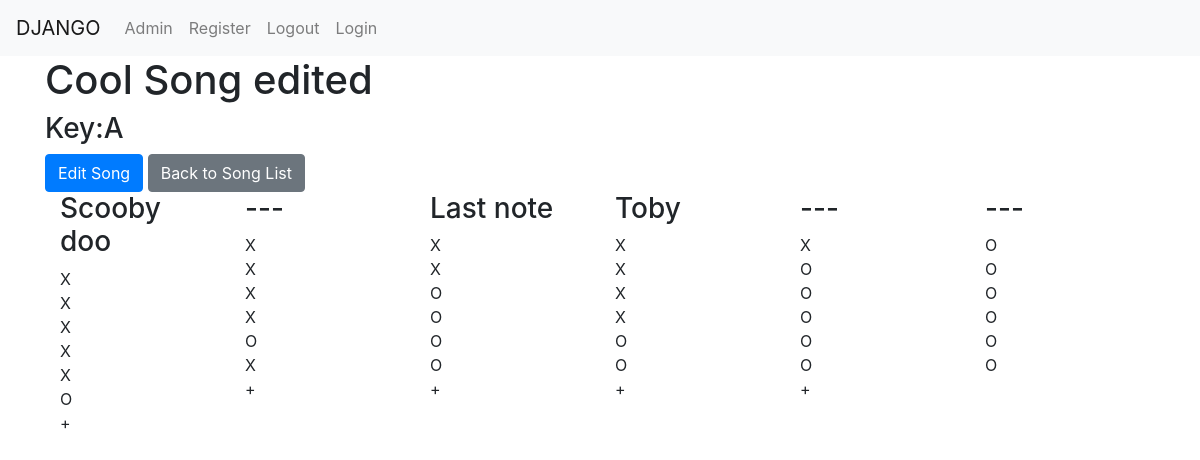
Page /song_detail/5/ on the committed database.
### tabs/models.py (models this page shows, shortened)
class Song(models.Model):
    name = models.CharField(max_length = 20)
    key = models.CharField(max_length = 2)

class Notes(models.Model):
    upper_octave = models.BooleanField(default = False)
    comment = models.CharField(max_length = 50)
    hole_1 = models.BooleanField(default = False)
    hole_2 = models.BooleanField(default = False)
    hole_3 = models.BooleanField(default = False)
    hole_4 = models.BooleanField(default = False)
    hole_5 = models.BooleanField(default = False)
    hole_6 = models.BooleanField(default = False)
    song = models.ForeignKey(Song, on_delete = models.SET_NULL, null=True)

### tabs/views.py (the view)
# urls.py: path('song_detail/<int:pk>/', views.song_detail, name="detail"),
def song_detail(request, pk):
    song = Song.objects.get(id=pk)
    notes = song.notes_set.all()
    context = {'notes': notes, 'song': song}
    return render(request, 'tabs/song_detail.html', context)

### tabs/templates/tabs/song_detail.html (shortened to what this page needs)
{% extends "tabs/base.html" %}
{% block body_block %}
    <h1>{{ song.name }}</h1>
    <h3>Key:{{ song.key }}</h3>
    <a class = 'btn btn-primary' href="{% url 'edit' pk=song.pk %}">Edit Song</a>
    <a class = 'btn btn-secondary' href="/">Back to Song List</a>
<div class="container">
    <div class="row align-items-start">
    {% for note in notes %}
        <div class="col">
            <h3>{{ note.comment }}</h3>
            {% if note.hole_1 == True %}
            <div>X</div>
            {% else %}
            <div>O</div>
            {% endif %}
            {% if note.hole_2 == True %}
            <div>X</div>
            {% else %}
            <div>O</div>
            {% endif %}
            {% if note.hole_3 == True %}
            <div>X</div>
            {% else %}
            <div>O</div>
            {% endif %}
            {% if note.hole_4 == True %}
            <div>X</div>
            {% else %}
            <div>O</div>
            {% endif %}
            {% if note.hole_5 == True %}
            <div>X</div>
            {% else %}
            <div>O</div>
            {% endif %}
            {% if note.hole_6 == True %}
            <div>X</div>
            {% else %}
            <div>O</div>
            {% endif %}
            {% if note.upper_octave == True %}
            <div>+</div>
            {% else %}
            <div></div>
            {% endif %}
        </div>
    {% endfor %}
    </div>
</div>
{% endblock %}

### rows in the picture
Song: name "Cool Song edited", key "A"
Notes: comment "Scooby doo", hole_1 "X", hole_2 "X", hole_3 "X", hole_4 "X", hole_5 "X", hole_6 "O"
Notes: comment "---", hole_1 "X", hole_2 "X", hole_3 "X", hole_4 "X", hole_5 "O", hole_6 "X"
Notes: comment "Last note", hole_1 "X", hole_2 "X", hole_3 "O", hole_4 "O", hole_5 "O", hole_6 "O"
Notes: comment "Toby", hole_1 "X", hole_2 "X", hole_3 "X", hole_4 "X", hole_5 "O", hole_6 "O"
Notes: comment "---", hole_1 "X", hole_2 "O", hole_3 "O", hole_4 "O", hole_5 "O", hole_6 "O"
Notes: comment "---", hole_1 "O", hole_2 "O", hole_3 "O", hole_4 "O", hole_5 "O", hole_6 "O"
